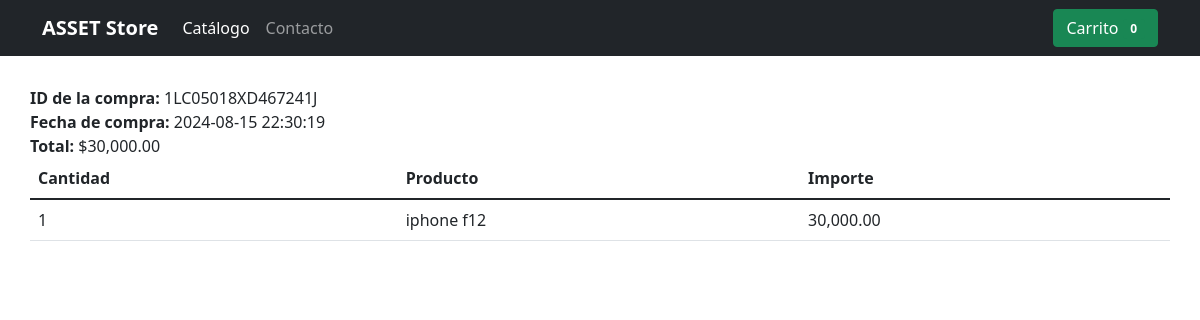
Page /proyecto/completado.php?key=1LC05018XD467241J on the committed database.
### tables this page shows
CREATE TABLE `compra` (
  `id` int(11) NOT NULL,
  `id_transaccion` varchar(20) NOT NULL,
  `fecha` datetime NOT NULL,
  `status` varchar(20) NOT NULL,
  `email` varchar(50) NOT NULL,
  `id_cliente` varchar(20) NOT NULL,
  `total` decimal(10,2) NOT NULL
);

CREATE TABLE `detalles_compra` (
  `id` int(11) NOT NULL,
  `id_compra` int(11) NOT NULL,
  `id_producto` int(11) NOT NULL,
  `nombre` varchar(200) NOT NULL,
  `precio` decimal(10,2) NOT NULL,
  `cantidad` int(11) NOT NULL
);

### proyecto/config/config.php (called while the page is built, shortened)
<?php
$num_cart = 0;
?>

### proyecto/completado.php (the view, shortened to what this page needs)
<?php
require 'config/config.php';
$db = new Database();
$con = $db->conectar();
$id_transaccion = isset($_GET['key']) ? $_GET['key'] : '0';
$error = '';
if ($id_transaccion == '') {
    $error = 'Error de petición';
} else {
    $sql = $con->prepare("SELECT count(id) FROM compra WHERE id_transaccion=? AND status=?");
    $sql->execute([$id_transaccion, 'COMPLETED']);
    if ($sql->fetchColumn() > 0) {
        $sql = $con->prepare("SELECT id, fecha, email, total FROM compra WHERE id_transaccion=? AND status=? LIMIT 1");
        $sql->execute([$id_transaccion, 'COMPLETED']);
        $row = $sql->fetch(PDO::FETCH_ASSOC);
        $idCompra = $row['id'];
        $total = $row['total'];
        $fecha = $row['fecha'];
        $sqlDet = $con->prepare("SELECT nombre, precio, cantidad FROM detalles_compra WHERE id_compra = ?");
        $sqlDet->execute([$idCompra]);
    } else {
        $error = 'Error al comprobar la compra';
    }
}
?>
<!DOCTYPE html>
<html lang="en">
<head>
    <link href="https://cdn.jsdelivr.net/npm/bootstrap@5.1.3/dist/css/bootstrap.min.css" rel="stylesheet"
>
    <link href="css/styles.css" rel="stylesheet">
</head>
<body>
<header>
    <div class="navbar navbar-expand-lg navbar-dark bg-dark">
        <div class="container">
            <a href="tienda.php" class="navbar-brand d-flex align-items-center">
                <strong>ASSET Store</strong>
            </a>
            <div class="collapse navbar-collapse" id="navbarHeader">
                <ul class="navbar-nav me-auto mb-2 mb-lg-0">
                    <li class="nav-item">
                        <a href="#" class="nav-link active">Catálogo</a>
                    </li>
                    <li class="nav-item">
                        <a href="#" class="nav-link">Contacto</a>
                    </li>
                </ul>
                <a href="checkout.php" class="btn btn-success">
                    Carrito <span id="num_cart" class="badge bg-success"><?php echo $num_cart; ?></span>
                </a>
            </div>
        </div>
    </div>
</header>
<main>
    <div class="container">
        <?php if (strlen($error) > 0) { ?>
            <div class="row">
                <div class="col">
                    <h3><?php echo $error; ?></h3>
                </div>
            </div>
        <?php } else { ?>
            <div class="row">
                <div class="col">
                    <b>ID de la compra:</b> <?php echo $id_transaccion; ?><br>
                    <b>Fecha de compra:</b> <?php echo $fecha; ?><br>
                    <b>Total:</b> <?php echo MONEDA . number_format($total, 2, '.', ','); ?><br>
                </div>
            </div>
            <div class="row">
                <div class="col">
                    <table class="table">
                        <thead>
                            <tr>
                                <th>Cantidad</th>
                                <th>Producto</th>
                                <th>Importe</th>
                            </tr>
                        </thead>
                        <tbody>
                            <?php while ($row_det = $sqlDet->fetch(PDO::FETCH_ASSOC)) {
                                $importe = $row_det['precio'] * $row_det['cantidad']; ?>
                                <tr>
                                    <td><?php echo $row_det['cantidad']; ?></td>
                                    <td><?php echo $row_det['nombre']; ?></td>
                                    <td><?php echo number_format($importe, 2, '.', ','); ?></td>
                                </tr>
                            <?php } ?>
                        </tbody>
                    </table>
                </div>
            </div>
        <?php } ?>
    </div>
</main>
</body>
</html>

### proyecto/css/styles.css (style rules this page uses)
main > .container { padding: 30px 0; }

### rows in the picture
compra: fecha "2024-08-15 22:30:19", total "30,000.00"
detalles_compra: cantidad "1", nombre "iphone f12", importe "30,000.00"

### other values in the picture
$num_cart "0"
$id_transaccion "1LC05018XD467241J"
MONEDA "$"
